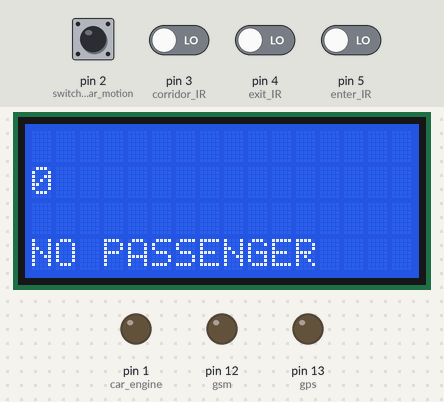
The sketch below on a simulated Arduino Uno, built with avr-gcc and run on an emulated ATmega328P. On the bench: 16×4 character LCD, output pins drawn as LEDs (lit = HIGH). The test bench sets the inputs (shaded band); at power-on: pin 2 (switch_for_car_motion), pin 3 (corridor_IR), pin 4 (exit_IR), pin 5 (enter_IR) LOW.

Above: at 1.6 s.
1.7 s: pin 5 (enter_IR) driven HIGH
At 1.85 s:
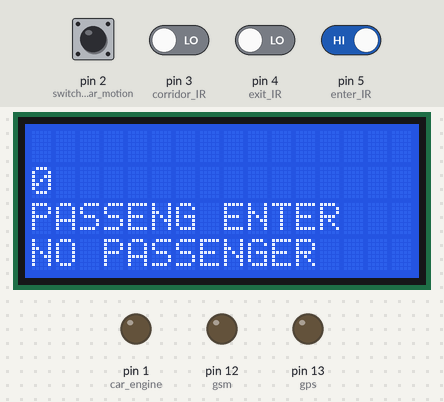
3.6 s: pin 4 (exit_IR) driven HIGH
5.9 s: pin 2 (switch_for_car_motion) pulled HIGH for 1 s
At 6.18 s:
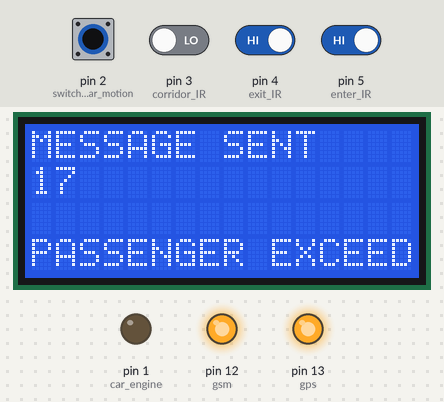
8.4 s: pin 5 (enter_IR) driven LOW
At 8.72 s:
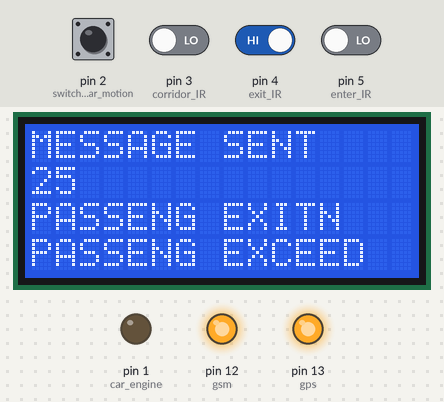
10.7 s: pin 2 (switch_for_car_motion) pulled HIGH for 3.2 s
At 12.7 s:
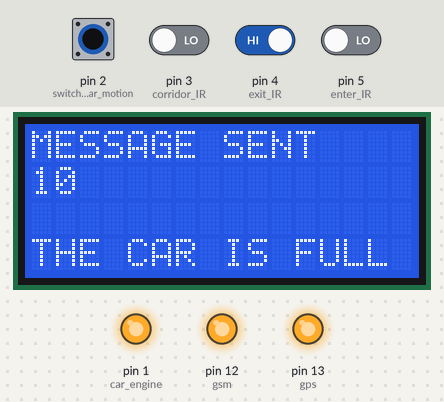
15.4 s: pin 5 (enter_IR) driven HIGH
At 15.98 s:
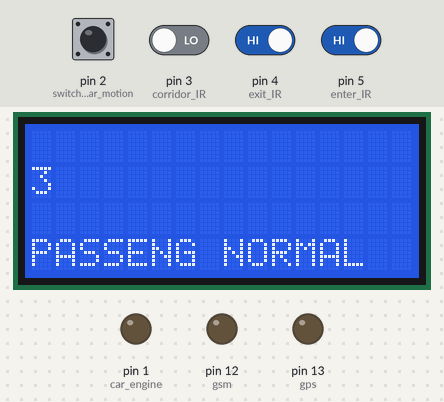
Timing chart, 0 to 18.2 s (numbered marks = the images above; inputs shaded):
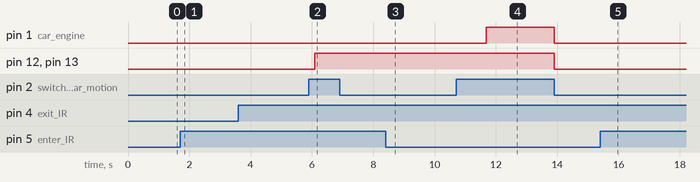

The sketch:

passenger_control_circuit.ino
```cpp
#include <LiquidCrystal.h>

LiquidCrystal lcd(11, 10, 9, 8, 7, 6);
int enter_IR = 5;
int exit_IR = 4;
int corridor_IR = 3;
int switch_for_car_motion = 2;
int car_engine = 1; //Indicated by relay and motor
int gsm = 12;//Indicated by led green
int gps = 13;//Indicated by led yellow
int passenger_count;
int car_motion_status;
int check_location_status = 0;
int send_message_status = 0;
int car_capacity = 10;
int monitor_time_call = 0;
int passenger_on_door_status = 0;
int bus_corridor_status = 0;
int car_ignition_switch = 0;
int exit_code_status;
int enter_code_status;
int allowed_to_move = 1;
int enter_time = 100, exit_time = 100;
int passenger_exceed_status, message_status, enter_status, exit_status;
int checkCarMotion();
int checkPassengerOnDoorStatus();
int checkExitStatus();
int checkEnterStatus();
int checkBusCorridor();
int checkIfPassengerExceedandDisplay();
int checkIgnitionSwitch();
int checkMessageStatus();

void lockIgnitionSystem();
void unlockIgnitionSystem();
int turnOnCar();
void turnOffCar();

void checkLocation();
void sendMessage();
void callWithTime(int function(), int time);
void updateNumberOfPassengerandDisplay(int change);
void displayText(int row, char text[]);
void displayInt(int row, int value);

void debug();
void debugDel();
void debugVal(int text);
int bus_corridor_monitor_time = 100;
int location_to_sms_delay = 100;

//The below 3 variables are used by the callWithTime fx;
int running_time = 0;
int start_time = 400;

void setup() {
	lcd.begin(16, 4);
	pinMode(enter_IR, INPUT);
	pinMode(exit_IR, INPUT);
	pinMode(corridor_IR, INPUT);
	pinMode(switch_for_car_motion, INPUT);
	pinMode(gsm, OUTPUT);
	pinMode(gps, OUTPUT);
	pinMode(car_engine, OUTPUT);

	lcd.setCursor(1, 1);
    lcd.print("WELCOME");
    delay (start_time);
    lcd.clear();

    displayInt(1, 0);
    displayText(3, "NO PASSENGER");
}

void loop() {
cCM:
	car_motion_status = checkCarMotion();
	if(car_motion_status == 0){
		car_ignition_switch = checkIgnitionSwitch();
		if(car_ignition_switch == 0){
			turnOffCar();
	pOD:
			passenger_on_door_status = checkPassengerOnDoorStatus();
			if(passenger_on_door_status == 0){
				goto cCM;
			}
			else if(passenger_on_door_status == 1){
				displayText(2, "PASSENG ENTER  ");
				delay(enter_time);
				displayText(2, "                 ");
				updateNumberOfPassengerandDisplay(1);
				passenger_exceed_status	= checkIfPassengerExceedandDisplay();
				if(passenger_exceed_status == 1){
					lockIgnitionSystem();
					displayText(3, "PASSENG EXCEED  ");
					goto cCM;
				}
				else if(passenger_exceed_status == 0){
					unlockIgnitionSystem();
					displayText(3, "PASSENG NORMAL  ");
					goto cCM;
				}
			}
			else if(passenger_on_door_status == 2){
				displayText(2, "PASSENG EXITN   ");
				delay(exit_time);
				displayText(2, "                 ");
				updateNumberOfPassengerandDisplay(-1);
				if(passenger_count < car_capacity){
					unlockIgnitionSystem();
					displayText(3, "PASSENGER NORMAL  ");
				}
				else if(passenger_count== car_capacity){
					unlockIgnitionSystem();
					displayText(3, "THE CAR IS FULL     ");
				}
				goto cCM;
			}
			else{
				displayText(2, "             ");
			}
		}
		else if(car_ignition_switch == 1){
			turnOnCar();
			passenger_exceed_status = checkIfPassengerExceedandDisplay();
			if(passenger_exceed_status == 1){
				informAuthority();
			}

			if(turnOnCar() == 0){
				goto pOD;
			}
			goto cCM;
		}

	}
	if(car_motion_status == 1){
	cIS:
		car_ignition_switch = checkIgnitionSwitch();
		if(car_ignition_switch == 0){
			turnOffCar();
			goto cCM;
		}

	cBC:
		bus_corridor_status = checkBusCorridor();
		if(bus_corridor_status == 1){
			updateNumberOfPassengerandDisplay(1);
			passenger_exceed_status = checkIfPassengerExceedandDisplay();

			if(passenger_exceed_status){
				message_status = checkMessageStatus();
				if(message_status == 1){
					updateNumberOfPassengerandDisplay(1);
					goto cIS;
				}
				else if(message_status == 0){
					car_ignition_switch = checkIgnitionSwitch();
					informAuthority();
					goto cCM;
				}

			}
			else if(passenger_exceed_status == 0){
				goto cCM;
			}
		}
		else if(bus_corridor_status == 0){
			goto cCM;
		}
	}

}

int checkCarMotion(){
	if(car_motion_status == 1){
		car_motion_status = 1;
	}
	else if(car_motion_status == 0){
		car_motion_status = 0;
	}
	if(car_ignition_switch){
		turnOnCar();
	}
	else if(!car_ignition_switch){
		turnOffCar();
	}
	return car_motion_status;
}

int checkIgnitionSwitch(){
	car_ignition_switch = digitalRead(switch_for_car_motion);
	return car_ignition_switch;
}

int checkPassengerOnDoorStatus(){
	int passenger_on_door_status = 0;
	enter_status = checkEnterStatus();
	exit_status = checkExitStatus();
	if(enter_status == 1){
			passenger_on_door_status = 1;
	}
	else if(exit_status == 1){

			passenger_on_door_status  = 2;
	}
	return passenger_on_door_status;
}


int checkBusCorridor(){
	if(digitalRead(corridor_IR)){
		bus_corridor_status = 1;
		delay(bus_corridor_monitor_time);
		bus_corridor_status = digitalRead(corridor_IR);
		if(bus_corridor_status == 1){
			bus_corridor_status = 1;
		}
	}
	return bus_corridor_status;
}

int checkExitStatus(){
  	exit_status = digitalRead(exit_IR);
  	if(exit_status == 1){
  		delay(exit_time);
  		exit_status = digitalRead(exit_IR);
  		if(exit_status == 1){
  			exit_status == 1;
  		}
  	}
	return exit_status;
}

int checkEnterStatus(){
	enter_status = digitalRead(enter_IR);
	if(enter_status == 1){
		delay(enter_time);
		enter_status = digitalRead(enter_IR);
	}
	return enter_status;
}

int checkIfPassengerExceedandDisplay(){
	passenger_exceed_status = -1;
	if(passenger_count > car_capacity){
		passenger_exceed_status = 1;
	}
	else if(passenger_count < car_capacity){
		passenger_exceed_status = 0;
	}
	if(passenger_exceed_status == 1)
	displayText(3, "PASSENGER EXCEED");
	else if(passenger_exceed_status == 0){
		displayText(3, "PASSENGER NORMAL");
	}
	else{
		displayText(3, "THE CALL IS FULL");
	}
	return passenger_exceed_status;
}
int checkMessageStatus(){
	return send_message_status;
}

void updateNumberOfPassengerandDisplay(int change){
	if(change == 1){
		passenger_count++;
	}
	else if(change == -1){
		if(passenger_count > 0){
			passenger_count--;
		}
	}
	displayText(1, "         ");
	displayInt(1, passenger_count);
}


void lockIgnitionSystem(){
		allowed_to_move = 0;
		turnOffCar();
		return;
}

void unlockIgnitionSystem(){
	allowed_to_move = 1;
}

int turnOnCar(){
	if(car_motion_status == 0){
		if(allowed_to_move == 1){
			digitalWrite(car_engine, HIGH);
			car_motion_status = 1;
			return 1;
		}
	}
	return;
}

void turnOffCar(){
	if(car_motion_status == 1){
			digitalWrite(car_engine, LOW);
			send_message_status = 0;
			check_location_status =0;


		digitalWrite(gsm, LOW);
		digitalWrite(gps, LOW);
		displayText(0, "              ");
			car_motion_status = 0;
	}
	return;
}


void checkLocation(){
	//Waiting for GPS code;
	if(check_location_status == 0){
		digitalWrite(gps, HIGH);
		displayText(0, "LOCATION READ");
		check_location_status = 1;
		// delay(location_to_sms_delay);
	}
return;
}

void sendMessage(){
	//Waiting for GSM cod;
	if(send_message_status == 0){
		digitalWrite(gsm, HIGH);
		displayText(0, "MESSAGE SENT ");
		send_message_status = 1;
	}
return;
}

void informAuthority(){
	if(passenger_exceed_status){
		checkLocation();
		sendMessage();
	}

}

void displayText(int row, char text[]){
    lcd.setCursor(0, row);
    lcd.print(text);
    return;
}

void displayInt(int row, int value){
	lcd.setCursor(0, row);
	lcd.print(value);
	return;
}
void debug(){
	displayText(0, "DEBUGGING HERE");
}
void debugDel(){
	displayText(0, "DEBUGGINGDELAY");
	delay(500);
}
void debugVal(int text){
	lcd.setCursor(0, 0);
    lcd.print(text);
}
```

Measured:
- after the input at 1.7 s, the display: changes after 0.10 s (image 1)
- after the input at 5.9 s, pin 12 (gsm), pin 13 (gps): LOW → HIGH after 0.18 s; the display: first differs from a run without the input after 0.19 s (image 2)
- after the input at 8.4 s, the display: first differs from a run without the input after 0.28 s (image 3)
- after the input at 10.7 s, pin 1 (car_engine): LOW → HIGH after 0.98 s, → LOW 2.2 s later; pin 12 (gsm), pin 13 (gps): HIGH → LOW after 3.2 s; the display: first differs from a run without the input after 0.15 s (image 4 shows a later state)
